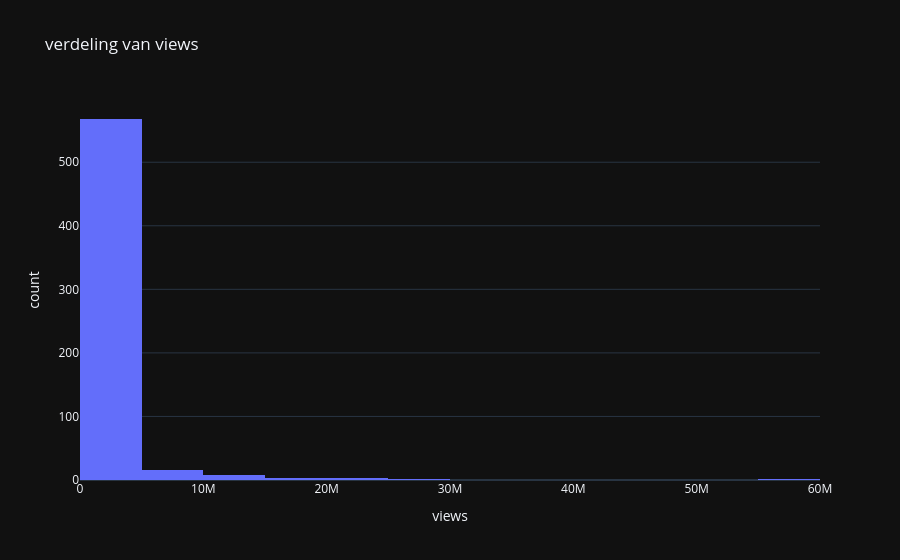

Notebook cell for this chart:
### Code cell
fig = px.histogram(df, x='views', nbins=20, title='verdeling van views')
fig.show()

### Figure 1 — Plotly figure (JSON) as saved in the notebook; plotly's stock layout.template omitted (floating-point values rounded to 4 significant figures; data arrays with more than 128 entries replaced by an {"elided": "..."} marker saying what was removed)
{"data": [{"alignmentgroup": "True", "bingroup": "x", "hovertemplate": "views=%{x}<br>count=%{y}<extra></extra>", "legendgroup": "", "marker": {"color": "#636efa", "pattern": {"shape": ""}}, "name": "", "nbinsx": 20, "offsetgroup": "", "orientation": "v", "showlegend": false, "x": {"elided": "600 int values"}, "xaxis": "x", "yaxis": "y", "type": "histogram"}], "layout": {"xaxis": {"anchor": "y", "domain": [0.0, 1.0], "title": {"text": "views"}}, "yaxis": {"anchor": "x", "domain": [0.0, 1.0], "title": {"text": "count"}}, "legend": {"tracegroupgap": 0}, "title": {"text": "verdeling van views"}, "barmode": "relative"}}
